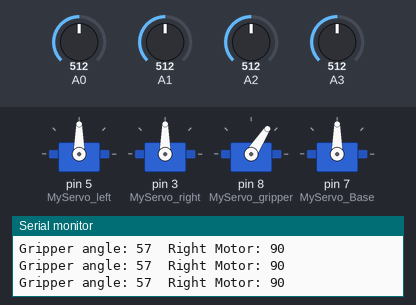
Recording of a sketch running on a simulated Arduino Uno, built with avr-gcc and run on an emulated ATmega328P. On the bench: 4 × servo, the last lines printed to the serial monitor. The inputs (shaded band) are chosen by the test bench; at power-on: A1 = 512, A0 = 512, A2 = 512, A3 = 512.

Above: at 1.2 s.
1.3 s: A1 set to 475
At 2.5 s:
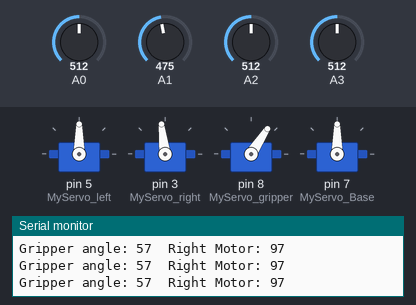
4.3 s: A1 set to 453
At 4.7 s:
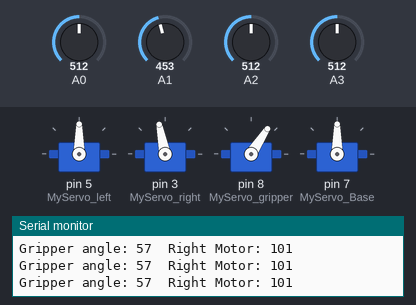
5.8 s: A0 set to 716
At 7.0 s:
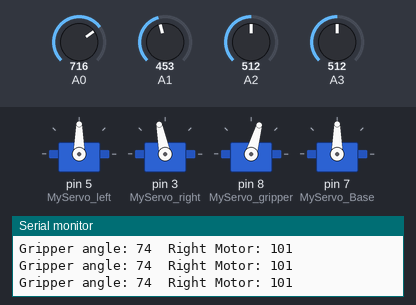
7.3 s: A2 set to 716
At 8.2 s:
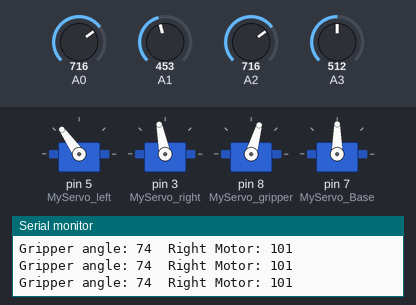
8.8 s: A3 set to 716
At 9.3 s:
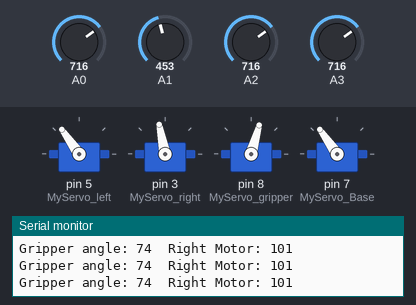
10.3 s: A0 set to 992
At 11.7 s:
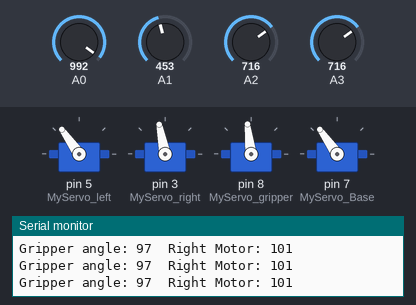
Timing chart, 0 to 12.8 s (numbered marks = the images above; inputs shaded):
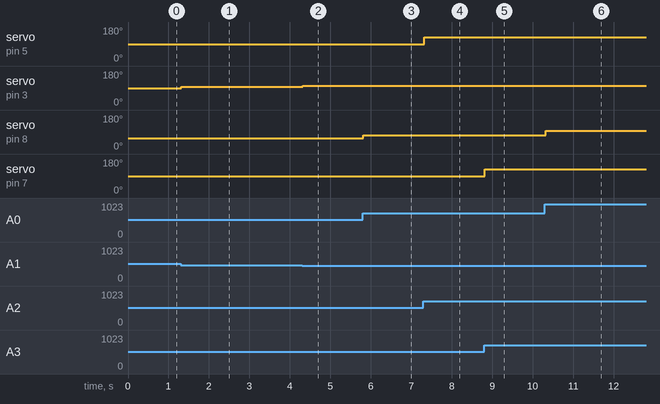

The sketch:

Robot_control.ino
```cpp
#include <Servo.h>
Servo MyServo_Base;
Servo MyServo_gripper;
Servo MyServo_left;
Servo MyServo_right;

void setup() {
  MyServo_left.attach(5);
  MyServo_right.attach(3);
  MyServo_gripper.attach(8);
  MyServo_Base.attach(7);
  Serial.begin(9600);

}

void loop() {
  int analogVal_xl = analogRead(A0);
  int analogVal_yl = analogRead(A1);

  int analogVal_xr = analogRead(A2);
  int analogVal_yr = analogRead(A3);


  int Angle_gripper = map(analogVal_xl, 450, 1023, 52, 100);
  int Angle_base = map(analogVal_yr, 0, 1023, 0, 180);

  int Angle_left = map(analogVal_xr, 0, 1023, 0, 180);
  int Angle_right = map(analogVal_yl, 0, 1023, 180, 0);


  MyServo_gripper.write(Angle_gripper);
  MyServo_Base.write(Angle_base);

  MyServo_right.write(Angle_right);
  MyServo_left.write(Angle_left);


  Serial.print("Gripper angle: ");
  Serial.print(Angle_gripper);
  Serial.print("  Right Motor: ");
  Serial.println(Angle_right);

  //  Serial.print("Base angle: ");
  //  Serial.print(Angle_base);
  //  Serial.print("  Left Motor: ");
  //  Serial.println(Angle_left);

}
```

Measured:
- after the input at 1.3 s, servo on pin 3 (MyServo_right): 90° → 97° at once
- after the input at 4.3 s, servo on pin 3 (MyServo_right): 97° → 101° at once
- after the input at 5.8 s, servo on pin 8 (MyServo_gripper): 57° → 74° at once
- after the input at 7.3 s, servo on pin 5 (MyServo_left): 90° → 125° at once
- after the input at 8.8 s, servo on pin 7 (MyServo_Base): 90° → 125° at once
- after the input at 10.3 s, servo on pin 8 (MyServo_gripper): 74° → 97° at once
